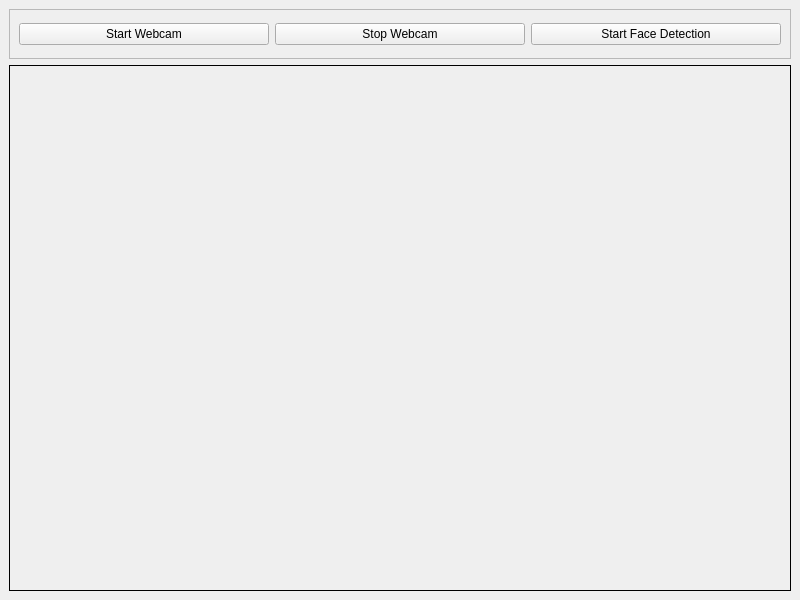
<?xml version="1.0" encoding="UTF-8"?>
<ui version="4.0">
 <class>MainWindow</class>
 <widget class="QMainWindow" name="MainWindow">
  <property name="geometry">
   <rect>
    <x>0</x>
    <y>0</y>
    <width>800</width>
    <height>600</height>
   </rect>
  </property>
  <property name="windowTitle">
   <string>Face Detection</string>
  </property>
  <widget class="QWidget" name="centralwidget">
   <layout class="QGridLayout" name="gridLayout_2">
    <item row="0" column="0">
     <widget class="QFrame" name="frame">
      <property name="maximumSize">
       <size>
        <width>16777215</width>
        <height>50</height>
       </size>
      </property>
      <property name="frameShape">
       <enum>QFrame::StyledPanel</enum>
      </property>
      <property name="frameShadow">
       <enum>QFrame::Raised</enum>
      </property>
      <layout class="QGridLayout" name="gridLayout">
       <item row="0" column="0">
        <widget class="QPushButton" name="startWebcamButton">
         <property name="text">
          <string>Start Webcam</string>
         </property>
        </widget>
       </item>
       <item row="0" column="1">
        <widget class="QPushButton" name="stopWebcamButton">
         <property name="text">
          <string>Stop Webcam</string>
         </property>
        </widget>
       </item>
       <item row="0" column="2">
        <widget class="QPushButton" name="faceDetectionButton">
         <property name="text">
          <string>Start Face Detection</string>
         </property>
        </widget>
       </item>
      </layout>
     </widget>
    </item>
    <item row="1" column="0">
     <widget class="QLabel" name="webcamFeedLabel">
      <property name="frameShape">
       <enum>QFrame::Box</enum>
      </property>
      <property name="text">
       <string/>
      </property>
     </widget>
    </item>
   </layout>
  </widget>
 </widget>
 <resources/>
 <connections/>
</ui>
